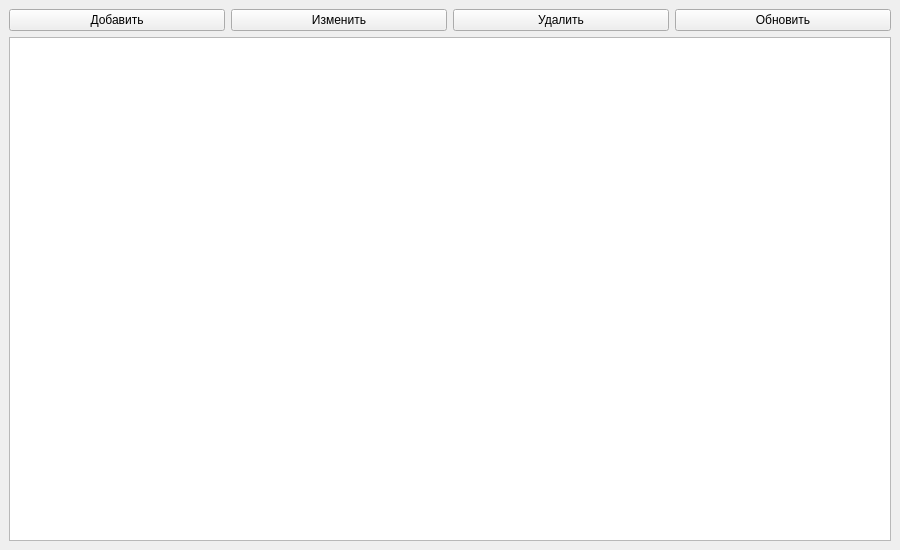
<?xml version="1.0" encoding="UTF-8"?>
<ui version="4.0">
 <class>MainWindow</class>
 <widget class="QMainWindow" name="MainWindow">
  <property name="geometry">
   <rect>
    <x>0</x>
    <y>0</y>
    <width>900</width>
    <height>550</height>
   </rect>
  </property>
  <property name="windowTitle">
   <string>Универсальное приложение</string>
  </property>
  <widget class="QWidget" name="centralwidget">
   <layout class="QVBoxLayout" name="verticalLayout">

    <!-- Кнопки -->
    <item>
     <layout class="QHBoxLayout" name="buttonsLayout">

      <item>
       <widget class="QPushButton" name="btnAdd">
        <property name="text">
         <string>Добавить</string>
        </property>
       </widget>
      </item>

      <item>
       <widget class="QPushButton" name="btnEdit">
        <property name="text">
         <string>Изменить</string>
        </property>
       </widget>
      </item>

      <item>
       <widget class="QPushButton" name="btnDelete">
        <property name="text">
         <string>Удалить</string>
        </property>
       </widget>
      </item>

      <item>
       <widget class="QPushButton" name="btnRefresh">
        <property name="text">
         <string>Обновить</string>
        </property>
       </widget>
      </item>

     </layout>
    </item>

    <!-- Таблица -->
    <item>
     <widget class="QTableWidget" name="tableData"/>
    </item>

   </layout>
  </widget>
 </widget>
 <resources/>
 <connections/>
</ui>
